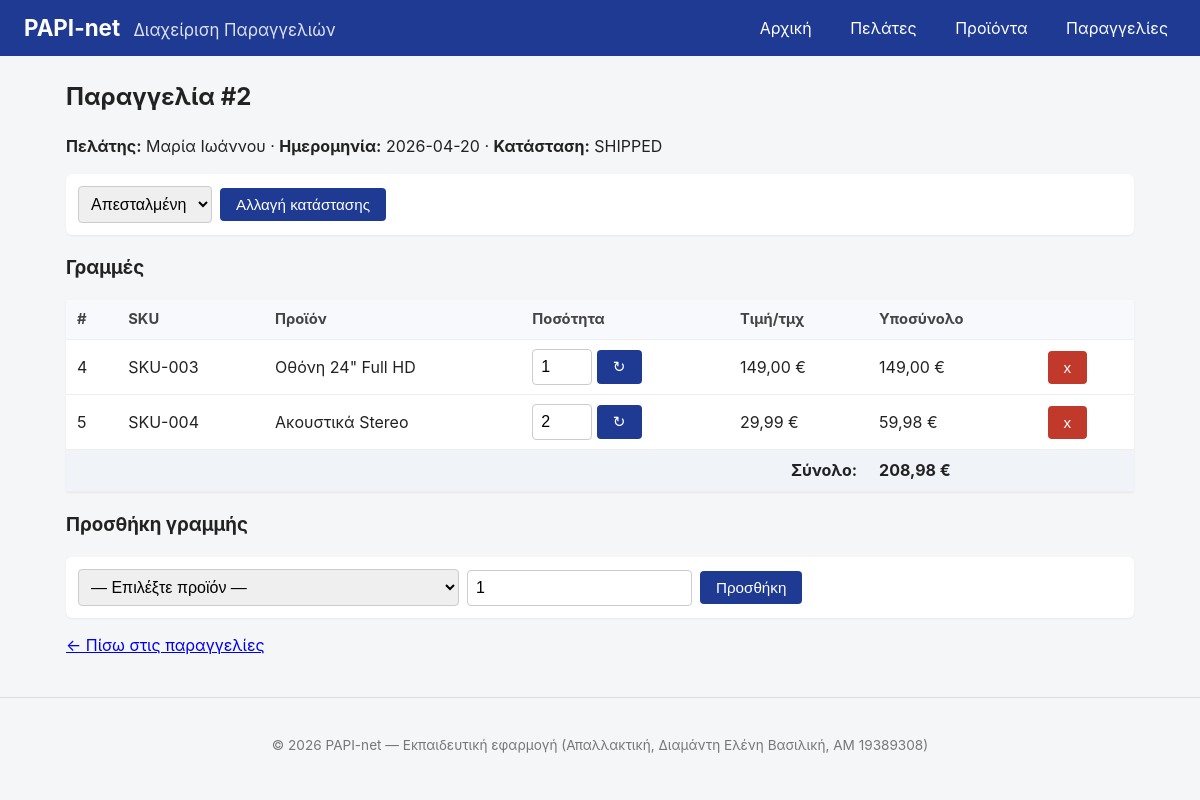
/orders_view.php?id=2, run on the app's committed database.
### tables this page shows
CREATE TABLE IF NOT EXISTS orders (
   
  id INT AUTO_INCREMENT PRIMARY KEY,
   
  client_id INT NOT NULL,
   
  order_date DATE NOT NULL,
   
  status ENUM('NEW','PAID','SHIPPED','CANCELLED') DEFAULT 'NEW',
   
  CONSTRAINT fk_orders_client FOREIGN KEY (client_id) REFERENCES clients(id) ON DELETE CASCADE
);

CREATE TABLE IF NOT EXISTS clients (
   
  id INT AUTO_INCREMENT PRIMARY KEY,
   
  fullname VARCHAR(120) NOT NULL,
   
  email VARCHAR(120),
   
  phone VARCHAR(30),
   
  city VARCHAR(60),
   
  created_at TIMESTAMP DEFAULT CURRENT_TIMESTAMP
);

CREATE TABLE IF NOT EXISTS order_items (
   
  id INT AUTO_INCREMENT PRIMARY KEY,
   
  order_id INT NOT NULL,
   
  product_id INT NOT NULL,
   
  qty INT NOT NULL DEFAULT 1,
   
  unit_price DECIMAL(10,2) NOT NULL,
   
  CONSTRAINT fk_oi_order   FOREIGN KEY (order_id)   REFERENCES orders(id)   ON DELETE CASCADE,
   
  CONSTRAINT fk_oi_product FOREIGN KEY (product_id) REFERENCES products(id)
);

CREATE TABLE IF NOT EXISTS products (
   
  id INT AUTO_INCREMENT PRIMARY KEY,
   
  sku VARCHAR(40) UNIQUE NOT NULL,
   
  name VARCHAR(150) NOT NULL,
   
  price DECIMAL(10,2) NOT NULL DEFAULT 0,
   
  stock INT NOT NULL DEFAULT 0
);

### includes/config.php (called while the page is built, shortened)
<?php
function h(?string $s): string {
    return htmlspecialchars((string)$s, ENT_QUOTES, 'UTF-8');
}

### public/orders_view.php (the view, shortened to what this page needs)
<?php
require_once __DIR__ . '/../includes/config.php';
$id = (int)($_GET['id'] ?? $_POST['order_id'] ?? 0);
$stmt = $pdo->prepare("
    SELECT o.id, o.order_date, o.status, c.id AS client_id, c.fullname
    FROM orders o
    JOIN clients c ON c.id = o.client_id
    WHERE o.id = ?
");
$stmt->execute([$id]);
$order = $stmt->fetch();
$stmt = $pdo->prepare("
    SELECT oi.id, oi.qty, oi.unit_price, p.sku, p.name
    FROM order_items oi
    JOIN products p ON p.id = oi.product_id
    WHERE oi.order_id = ?
    ORDER BY oi.id
");
$stmt->execute([$id]);
$items = $stmt->fetchAll();
$total = 0.0;
foreach ($items as $it) {
    $total += (float)$it['qty'] * (float)$it['unit_price'];
}
require_once __DIR__ . '/../includes/header.php';
?>
<h2>Παραγγελία #<?= (int)$order['id'] ?></h2>
<p>
    <strong>Πελάτης:</strong> <?= h($order['fullname']) ?> &middot;
    <strong>Ημερομηνία:</strong> <?= h($order['order_date']) ?> &middot;
    <strong>Κατάσταση:</strong> <?= h($order['status']) ?>
</p>
<form method="post" class="form-inline">
    <select name="status">
        <?php foreach (['NEW'=>'Νέα','PAID'=>'Πληρωμένη','SHIPPED'=>'Απεσταλμένη','CANCELLED'=>'Ακυρωμένη'] as $k=>$v): ?>
            <option value="<?= h($k) ?>" <?= $order['status']===$k?'selected':'' ?>><?= h($v) ?></option>
        <?php endforeach; ?>
    </select>
    <button type="submit">Αλλαγή κατάστασης</button>
</form>
<h3>Γραμμές</h3>
<table class="data">
    <thead>
        <tr><th>#</th><th>SKU</th><th>Προϊόν</th><th>Ποσότητα</th><th>Τιμή/τμχ</th><th>Υποσύνολο</th><th></th></tr>
    </thead>
    <tbody>
    <?php foreach ($items as $it):
        $sub = (float)$it['qty'] * (float)$it['unit_price']; ?>
        <tr>
            <td><?= (int)$it['id'] ?></td>
            <td><?= h($it['sku']) ?></td>
            <td><?= h($it['name']) ?></td>
            <td>
                <form method="post" style="display:inline">
                    <input type="number" name="qty" value="<?= (int)$it['qty'] ?>" min="1" style="width:60px">
                    <button type="submit" title="Ενημέρωση ποσότητας">↻</button>
                </form>
            </td>
            <td><?= number_format((float)$it['unit_price'], 2, ',', '.') ?> &euro;</td>
            <td><?= number_format($sub, 2, ',', '.') ?> &euro;</td>
            <td>
                <form method="post" style="display:inline" onsubmit="return confirm('Αφαίρεση γραμμής;');">
                    <button type="submit" class="danger">x</button>
                </form>
            </td>
        </tr>
    <?php endforeach; ?>
    <tr class="total-row">
        <td colspan="5" style="text-align:right"><strong>Σύνολο:</strong></td>
        <td colspan="2"><strong><?= number_format($total, 2, ',', '.') ?> &euro;</strong></td>
    </tr>
    </tbody>
</table>
<h3>Προσθήκη γραμμής</h3>
<form method="post" class="form-inline">
    <select name="product_id" required>
        <option value="">— Επιλέξτε προϊόν —</option>
    </select>
    <input type="number" name="qty" value="1" min="1" required>
    <button type="submit">Προσθήκη</button>
</form>
<p><a href="orders.php">&larr; Πίσω στις παραγγελίες</a></p>
<?php require_once __DIR__ . '/../includes/footer.php'; ?>

### public/assets/style.css (style rules this page uses)
* { box-sizing: border-box; }
body { font-family: -apple-system, BlinkMacSystemFont, "Segoe UI", Roboto, "Helvetica Neue", Arial, sans-serif; margin: 0; background: #f4f6f8; color: #222; line-height: 1.45; }
.form-inline { display: flex; gap: 8px; flex-wrap: wrap; margin: 14px 0; align-items: center; background: #fff; padding: 12px; border-radius: 6px; box-shadow: 0 1px 2px rgba(0,0,0,0.06); }
input[type=text], input[type=email], input[type=date], input[type=number], select { padding: 8px; border: 1px solid #ccc; border-radius: 4px; font-size: 1em; }
button { padding: 8px 16px; background: #1f3a93; color: #fff; border: 0; border-radius: 4px; cursor: pointer; font-size: 0.95em; }
button.danger { background: #c0392b; }
table.data { width: 100%; border-collapse: collapse; margin: 14px 0; background: #fff; box-shadow: 0 1px 2px rgba(0,0,0,0.06); }
table.data th, table.data td { padding: 9px 11px; border-bottom: 1px solid #eee; text-align: left; }
table.data th { background: #f7f9fc; font-size: 0.92em; color: #444; }
table.data .total-row td { background: #f0f3f8; }

### data on the page
orders: id "2", client.fullname "Μαρία Ιωάννου", order_date "2026-04-20", status "SHIPPED", status "Απεσταλμένη"
order_items: id "4", product.sku "SKU-003", product.name "Οθόνη 24\" Full HD", qty "1", unit_price "149,00", sub "149,00"
order_items: id "5", product.sku "SKU-004", product.name "Ακουστικά Stereo", qty "2", unit_price "29,99", sub "59,98"

### other printed values
$total "208,98"
